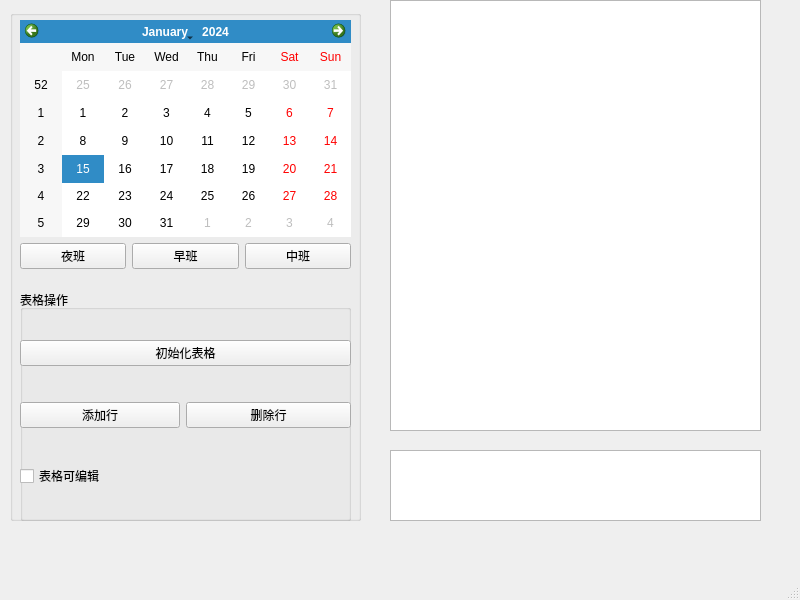
<?xml version="1.0" encoding="UTF-8"?>
<ui version="4.0">
 <class>MainWindow</class>
 <widget class="QMainWindow" name="MainWindow">
  <property name="geometry">
   <rect>
    <x>0</x>
    <y>0</y>
    <width>800</width>
    <height>600</height>
   </rect>
  </property>
  <property name="windowTitle">
   <string>MainWindow</string>
  </property>
  <widget class="QWidget" name="centralwidget">
   <widget class="QPlainTextEdit" name="textEdit">
    <property name="geometry">
     <rect>
      <x>390</x>
      <y>450</y>
      <width>371</width>
      <height>71</height>
     </rect>
    </property>
   </widget>
   <widget class="QTableWidget" name="tableInfo">
    <property name="geometry">
     <rect>
      <x>390</x>
      <y>0</y>
      <width>371</width>
      <height>431</height>
     </rect>
    </property>
   </widget>
   <widget class="QGroupBox" name="groupBox">
    <property name="geometry">
     <rect>
      <x>10</x>
      <y>10</y>
      <width>351</width>
      <height>511</height>
     </rect>
    </property>
    <property name="title">
     <string/>
    </property>
    <widget class="QWidget" name="gridLayoutWidget">
     <property name="geometry">
      <rect>
       <x>10</x>
       <y>10</y>
       <width>331</width>
       <height>249</height>
      </rect>
     </property>
     <layout class="QGridLayout" name="gridLayout_4">
      <item row="0" column="0">
       <widget class="QCalendarWidget" name="calendarWidget"/>
      </item>
      <item row="1" column="0">
       <layout class="QGridLayout" name="gridLayout_5">
        <item row="0" column="1">
         <widget class="QPushButton" name="pushButton_2">
          <property name="text">
           <string>早班</string>
          </property>
         </widget>
        </item>
        <item row="0" column="0">
         <widget class="QPushButton" name="pushButton">
          <property name="text">
           <string>夜班</string>
          </property>
         </widget>
        </item>
        <item row="0" column="2">
         <widget class="QPushButton" name="pushButton_3">
          <property name="text">
           <string>中班</string>
          </property>
         </widget>
        </item>
       </layout>
      </item>
     </layout>
    </widget>
    <widget class="QGroupBox" name="groupBox_2">
     <property name="geometry">
      <rect>
       <x>10</x>
       <y>280</y>
       <width>331</width>
       <height>231</height>
      </rect>
     </property>
     <property name="title">
      <string>表格操作</string>
     </property>
     <widget class="QWidget" name="gridLayoutWidget_5">
      <property name="geometry">
       <rect>
        <x>0</x>
        <y>20</y>
        <width>331</width>
        <height>211</height>
       </rect>
      </property>
      <layout class="QGridLayout" name="gridLayout_6">
       <item row="1" column="0" colspan="2">
        <widget class="QPushButton" name="pushButton_6">
         <property name="text">
          <string>添加行</string>
         </property>
        </widget>
       </item>
       <item row="1" column="2" colspan="2">
        <widget class="QPushButton" name="pushButton_5">
         <property name="text">
          <string>删除行</string>
         </property>
        </widget>
       </item>
       <item row="0" column="0" colspan="4">
        <widget class="QPushButton" name="pushButton_4">
         <property name="text">
          <string>初始化表格</string>
         </property>
        </widget>
       </item>
       <item row="2" column="0" colspan="2">
        <widget class="QCheckBox" name="checkBox">
         <property name="text">
          <string>表格可编辑</string>
         </property>
        </widget>
       </item>
      </layout>
     </widget>
    </widget>
   </widget>
  </widget>
  <widget class="QMenuBar" name="menubar">
   <property name="geometry">
    <rect>
     <x>0</x>
     <y>0</y>
     <width>800</width>
     <height>26</height>
    </rect>
   </property>
  </widget>
  <widget class="QStatusBar" name="statusBar"/>
 </widget>
 <resources/>
 <connections/>
</ui>
